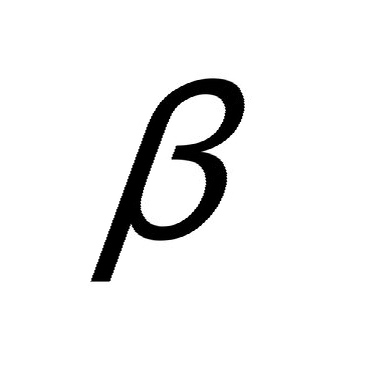
//> input picture OpenCV_ch12-3/beta.png, 376 x 379 px
$ ./Filename   (built with g++ and OpenCV 4)
//> lines starting //> are read from the running program, lines starting //| are printed output that depends on the picture; after the words box and inside, x2 and y2 are one past the last pixel; in counts of white or black regions, pixels touching at a corner belong together
#include <iostream>
using namespace std;
#include "opencv2/opencv.hpp"
using namespace cv;
void setLabel(Mat& img, const vector<Point>& pts, const String& label)
{
	Rect rc = boundingRect(pts);
	rectangle(img, rc, Scalar(0, 0, 255), 2);
	putText(img, label, rc.tl(), FONT_HERSHEY_PLAIN, 1, Scalar(0, 0, 255));
}
void setLabel2(Mat& img, const vector<Point>& pts, const String& label)
{
	RotatedRect rot  = minAreaRect(pts);
	Point2f rectPoints[4];
	rot.points(rectPoints);

	Rect boundrec = boundingRect(pts);

	for (int i = 0; i < 4; i++) {
		line(img, rectPoints[i], rectPoints[(i + 1) % 4], Scalar(0, 255, 0), 2);
	}
}

int main(void)
{
	Mat img = imread("beta.png", IMREAD_COLOR);
//> img is the input picture: 379 rows x 376 cols, CV_8UC3; min 0, max 255, mean 239.8
	if (img.empty()) { cerr << "Image load failed!" << endl; return -1; }
	Mat gray;
	cvtColor(img, gray, COLOR_BGR2GRAY);
	Mat bin;
	threshold(gray, bin, 0, 255, THRESH_BINARY_INV | THRESH_OTSU);
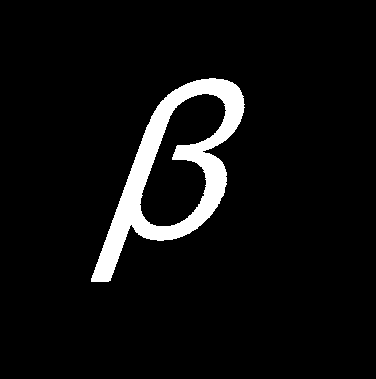
//> bin: 379 rows x 376 cols, CV_8UC1; 6.1% white; 1 white region, box (x1, y1, x2, y2) and area: (91, 78, 245, 282) 8638
	Mat dst;
	cvtColor(bin, dst, COLOR_GRAY2BGR);
//> dst: 379 rows x 376 cols, CV_8UC3; 6.1% white; 1 white region
	vector<vector<Point>> contours;
	findContours(bin, contours, RETR_EXTERNAL, CHAIN_APPROX_NONE);
//> contours = 1 contour; box (x1, y1, x2, y2) and area: (91, 78, 245, 282) 14350
	for (vector<Point> pts : contours) { // 하나의 외곽선 추출
		if (contourArea(pts) < 400) continue;
		vector<Point> approx;
		approxPolyDP(pts, approx, arcLength(pts, true) * 0.02, true);
		// 외곽선 근사화
		int vtc = (int)approx.size(); // 근사화된 점의 갯수

		if (vtc > 4)
		{
			setLabel2(dst, pts, " ");

			setLabel(dst, pts, " ");
		}
	}
//> this loop made 1 pass
//> (vtc, rot in setLabel2, rc in setLabel) on pass 1: (11, centre (175.2, 186.4), size (235.4, 95.8), angle -70, Rect(91, 78, 154, 204))
//> pass 1, `setLabel2(dst, pts, " ");`:
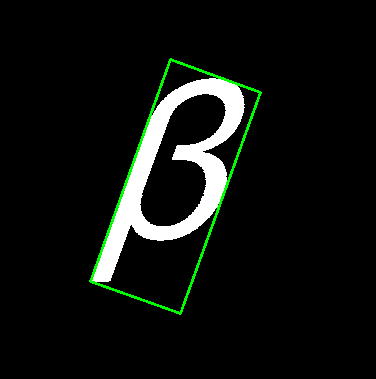
//> dst: 379 rows x 376 cols, CV_8UC3; mean B, G, R 15, 18.2, 15
//> pass 1, `setLabel(dst, pts, " ");`:
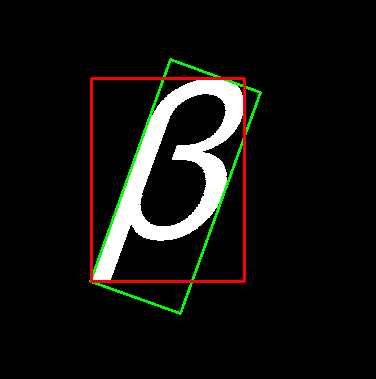
//> dst: 379 rows x 376 cols, CV_8UC3; 1.5% of pixels changed, all inside (x1, y1, x2, y2) = (90, 77, 246, 283)
	imshow("img", dst);
	waitKey(0);
	return 0;
}

$ run again, with OpenCV_ch12-3/shapes.png copied over OpenCV_ch12-3/beta.png
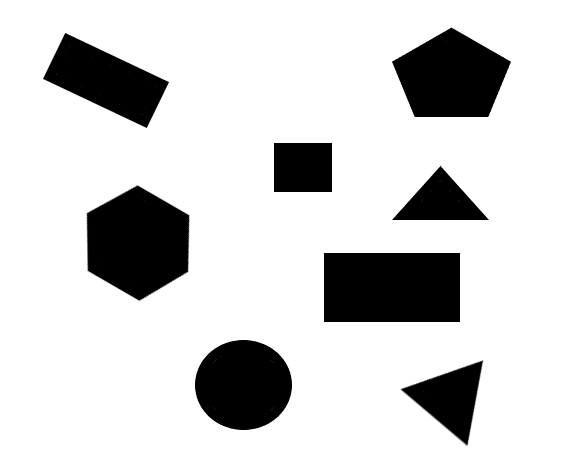
//> input picture OpenCV_ch12-3/shapes.png, 567 x 459 px
//> img is the input picture: 459 rows x 567 cols, CV_8UC3; min 0, max 255, mean 209
//> `threshold(gray, bin, 0, 255, THRESH_BINARY_INV | THRESH_OTSU);`:
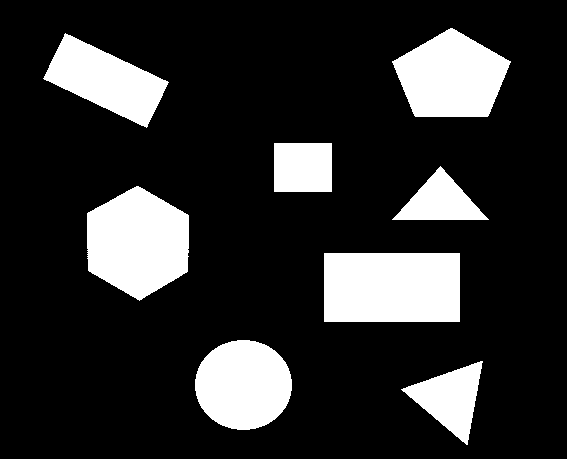
//> bin: 459 rows x 567 cols, CV_8UC1; 18% white; 8 white regions, largest, box (x1, y1, x2, y2) and area: (324, 253, 460, 322) 9384, (87, 186, 189, 301) 8727, (392, 28, 511, 117) 7351
//> contours = 8 contours; box (x1, y1, x2, y2) and area: (324, 253, 460, 322) 9180, (87, 186, 189, 301) 8570, (392, 28, 511, 117) 7200, (195, 340, 292, 430) 6726, (43, 33, 169, 128) 5703, (401, 361, 483, 445) 3169, (274, 143, 332, 192) 2736, (392, 166, 489, 220) 2520
//> the loop `for (vector<Point> pts : contours)` made 8 passes
//> (vtc, rot in setLabel2, rc in setLabel) on passes 2, 4, 8: (8, centre (243, 384.5), size (89, 96), angle -90, Rect(195, 340, 97, 90)), (6, centre (137, 242), size (98.7, 115.6), angle -59.9, Rect(87, 186, 102, 115)), (5, centre (451, 72), size (88, 118), angle -90, Rect(392, 28, 119, 89))
//> after the loop `for (vector<Point> pts : contours)`:
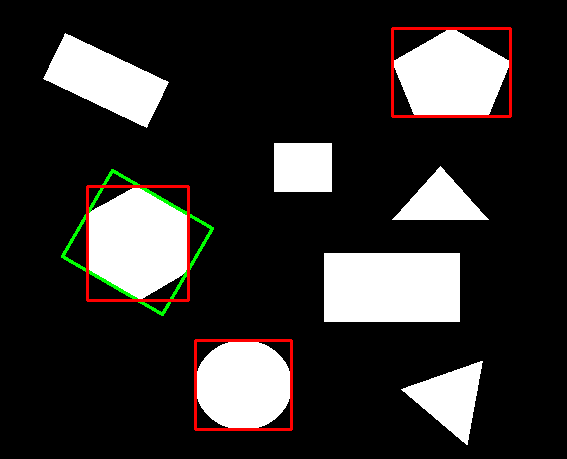
//> dst: 459 rows x 567 cols, CV_8UC3; mean B, G, R 45.3, 46.6, 48.9

$ run again, with OpenCV_ch12-3/polygon2.bmp saved as OpenCV_ch12-3/beta.png
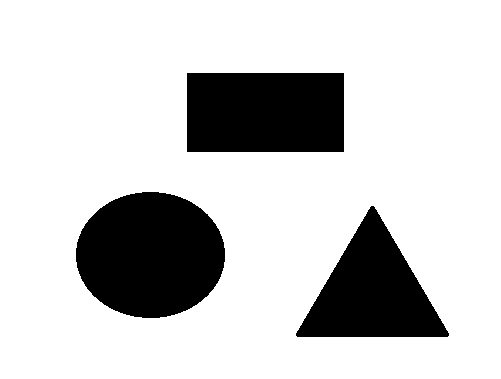
//> input picture OpenCV_ch12-3/polygon2.bmp, 501 x 379 px
//> img is the input picture: 379 rows x 501 cols, CV_8UC3; 80.2% white; 3 black regions, box (x1, y1, x2, y2) and area: (76, 192, 225, 318) 14734, (187, 73, 344, 152) 12403, (296, 206, 449, 337) 10445
//> contours = 3 contours; box (x1, y1, x2, y2) and area: (76, 192, 225, 318) 14538, (187, 73, 344, 152) 12168, (296, 206, 449, 337) 10238
//> the loop `for (vector<Point> pts : contours)` made 3 passes
//> (vtc, rot in setLabel2, rc in setLabel) on pass 2: (8, centre (150, 254.5), size (125, 148), angle -90, Rect(76, 192, 149, 126))
//> pass 2, `setLabel2(dst, pts, " ");`:
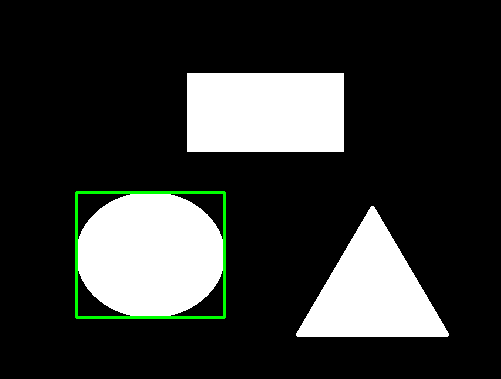
//> dst: 379 rows x 501 cols, CV_8UC3; mean B, G, R 50.2, 52.4, 50.2
//> pass 2, `setLabel(dst, pts, " ");`:
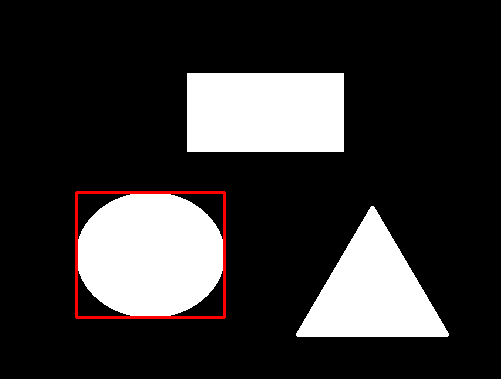
//> dst: 379 rows x 501 cols, CV_8UC3; 0.86% of pixels changed, all inside (x1, y1, x2, y2) = (75, 191, 226, 319)

$ run again, with OpenCV_ch12-3/rotateda.bmp saved as OpenCV_ch12-3/beta.png
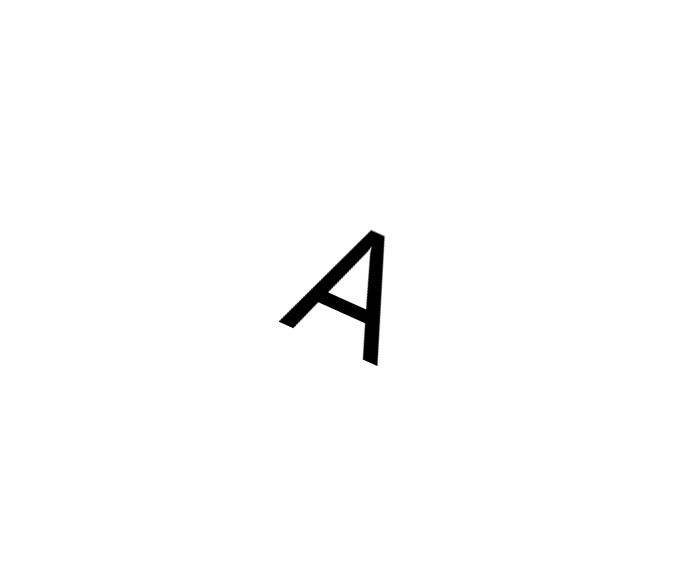
//> input picture OpenCV_ch12-3/rotateda.bmp, 696 x 564 px
//> img is the input picture: 564 rows x 696 cols, CV_8UC3; min 0, max 255, mean 252.3
//> `threshold(gray, bin, 0, 255, THRESH_BINARY_INV | THRESH_OTSU);`:
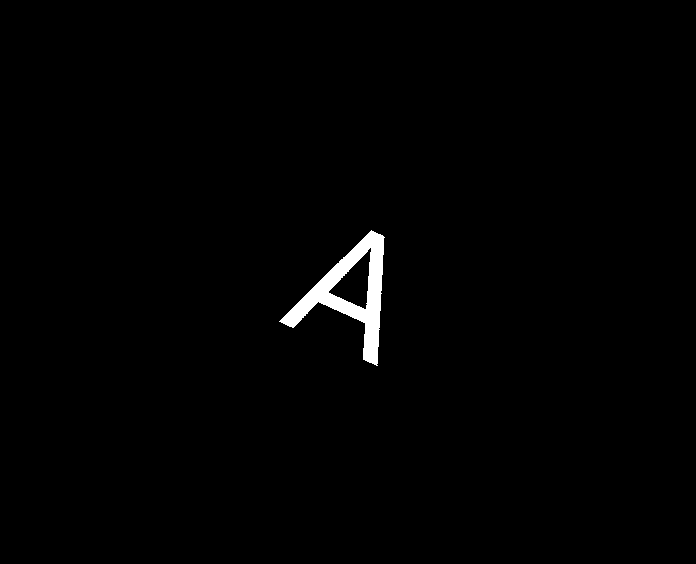
//> bin: 564 rows x 696 cols, CV_8UC1; 1% white; 1 white region, box (x1, y1, x2, y2) and area: (279, 230, 385, 366) 4107
//> contours = 1 contour; box (x1, y1, x2, y2) and area: (279, 230, 385, 366) 5110
//> the loop `for (vector<Point> pts : contours)` made 1 pass
//> (vtc, rot in setLabel2, rc in setLabel) on pass 1: (8, centre (352.7, 288.2), size (121.2, 107.4), angle -65.8, Rect(279, 230, 106, 136))
//> pass 1, `setLabel(dst, pts, " ");`:
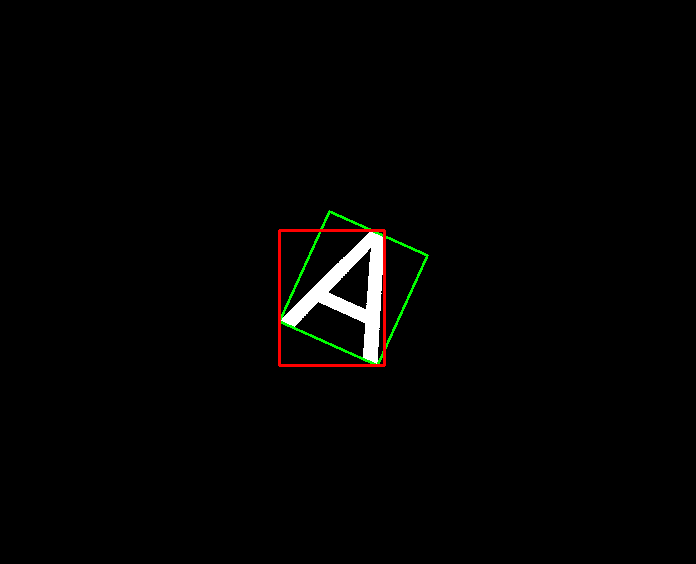
//> dst: 564 rows x 696 cols, CV_8UC3; mean B, G, R 2.6, 3.3, 3.5
